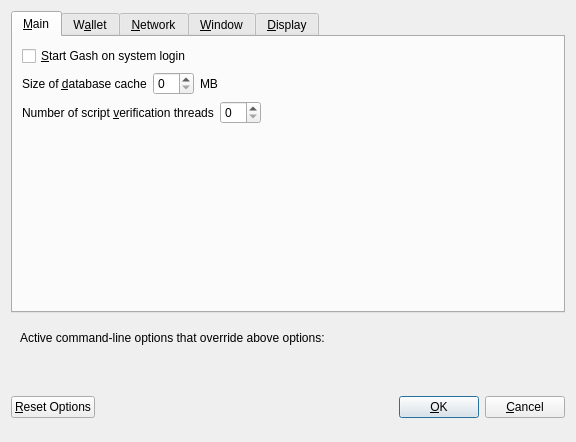
<?xml version="1.0" encoding="UTF-8"?>
<ui version="4.0">
 <class>OptionsDialog</class>
 <widget class="QDialog" name="OptionsDialog">
  <property name="geometry">
   <rect>
    <x>0</x>
    <y>0</y>
    <width>576</width>
    <height>442</height>
   </rect>
  </property>
  <property name="windowTitle">
   <string>Options</string>
  </property>
  <property name="modal">
   <bool>true</bool>
  </property>
  <layout class="QVBoxLayout" name="verticalLayout">
   <item>
    <widget class="QTabWidget" name="tabWidget">
     <property name="currentIndex">
      <number>0</number>
     </property>
     <widget class="QWidget" name="tabMain">
      <attribute name="title">
       <string>&amp;Main</string>
      </attribute>
      <layout class="QVBoxLayout" name="verticalLayout_Main">
       <item>
        <widget class="QCheckBox" name="bitcoinAtStartup">
         <property name="toolTip">
          <string>Automatically start Gash after logging in to the system.</string>
         </property>
         <property name="text">
          <string>&amp;Start Gash on system login</string>
         </property>
        </widget>
       </item>
       <item>
        <layout class="QHBoxLayout" name="horizontalLayout_2_Main">
         <item>
          <widget class="QLabel" name="databaseCacheLabel">
           <property name="text">
            <string>Size of &amp;database cache</string>
           </property>
           <property name="textFormat">
            <enum>Qt::PlainText</enum>
           </property>
           <property name="buddy">
            <cstring>databaseCache</cstring>
           </property>
          </widget>
         </item>
         <item>
          <widget class="QSpinBox" name="databaseCache"/>
         </item>
         <item>
          <widget class="QLabel" name="databaseCacheUnitLabel">
           <property name="text">
            <string>MB</string>
           </property>
           <property name="textFormat">
            <enum>Qt::PlainText</enum>
           </property>
          </widget>
         </item>
         <item>
          <spacer name="horizontalSpacer_2_Main">
           <property name="orientation">
            <enum>Qt::Horizontal</enum>
           </property>
           <property name="sizeHint" stdset="0">
            <size>
             <width>40</width>
             <height>20</height>
            </size>
           </property>
          </spacer>
         </item>
        </layout>
       </item>
       <item>
        <layout class="QHBoxLayout" name="horizontalLayout_3_Main">
         <item>
          <widget class="QLabel" name="threadsScriptVerifLabel">
           <property name="text">
            <string>Number of script &amp;verification threads</string>
           </property>
           <property name="textFormat">
            <enum>Qt::PlainText</enum>
           </property>
           <property name="buddy">
            <cstring>threadsScriptVerif</cstring>
           </property>
          </widget>
         </item>
         <item>
          <widget class="QSpinBox" name="threadsScriptVerif">
           <property name="toolTip">
            <string>(0 = auto, &lt;0 = leave that many cores free)</string>
           </property>
          </widget>
         </item>
         <item>
          <spacer name="horizontalSpacer_3_Main">
           <property name="orientation">
            <enum>Qt::Horizontal</enum>
           </property>
           <property name="sizeHint" stdset="0">
            <size>
             <width>40</width>
             <height>20</height>
            </size>
           </property>
          </spacer>
         </item>
        </layout>
       </item>
       <item>
        <spacer name="verticalSpacer_2">
         <property name="orientation">
          <enum>Qt::Vertical</enum>
         </property>
         <property name="sizeHint" stdset="0">
          <size>
           <width>20</width>
           <height>40</height>
          </size>
         </property>
        </spacer>
       </item>
       <!--<item>
        <widget class="QCheckBox" name="checkBoxZeromintEnable">
         <property name="toolTip">
          <string>Enable automatic minting of Gash units to xGASH</string>
         </property>
         <property name="layoutDirection">
          <enum>Qt::LeftToRight</enum>
         </property>
         <property name="text">
          <string>Enable xGASH Automint</string>
         </property>
        </widget>
       </item>-->
       <!--<item>
        <layout class="QHBoxLayout" name="horizontalLayout_3">
         <item>
          <widget class="QLabel" name="percentage_label">
           <property name="toolTip">
            <string>Percentage of incoming Gash which get automatically converted to xGASH via Zerocoin Protocol (min: 10%)</string>
           </property>
           <property name="text">
            <string>Percentage of autominted xGASH</string>
           </property>
          </widget>
         </item>-->
         <!--<item>
          <widget class="QSpinBox" name="zeromintPercentage">
           <property name="minimum">
            <number>1</number>
           </property>
           <property name="maximum">
            <number>100</number>
           </property>
          </widget>
         </item>
        </layout>
       </item>-->
       <item>
        <layout class="QHBoxLayout" name="horizontalLayout" stretch="0,0">
         <property name="sizeConstraint">
          <enum>QLayout::SetFixedSize</enum>
         </property>
         <!--<item>
          <widget class="QLabel" name="labelPreferredDenom">
           <property name="maximumSize">
            <size>
             <width>16777215</width>
             <height>16777215</height>
            </size>
           </property>
           <property name="toolTip">
            <string>Wait with automatic conversion to Zerocoin until enough Gash for this denomination is available</string>
           </property>
           <property name="text">
            <string>Preferred Automint xGASH Denomination</string>
           </property>
          </widget>
         </item>-->
         <!--<item>
          <widget class="QComboBox" name="preferredDenom">
           <property name="maximumSize">
            <size>
             <width>16777215</width>
             <height>27</height>
            </size>
           </property>
           <property name="toolTip">
            <string>Wait with automatic conversion to Zerocoin until enough Gash for this denomination is available</string>
           </property>
           <property name="maxVisibleItems">
            <number>9</number>
           </property>
           <property name="maxCount">
            <number>9</number>
           </property>
          </widget>
         </item>-->
        </layout>
       </item>
      </layout>
     </widget>
     <widget class="QWidget" name="tabWallet">
      <attribute name="title">
       <string>W&amp;allet</string>
      </attribute>
      <layout class="QVBoxLayout" name="verticalLayout_Wallet">
       <item>
        <layout class="QHBoxLayout" name="horizontalLayout_2_Wallet">
         <item>
          <widget class="QLabel" name="labelStakeSplitThresholdText">
           <property name="text">
            <string>Stake split threshold:</string>
           </property>
          </widget>
         </item>
         <item>
          <widget class="QSpinBox" name="spinBoxStakeSplitThreshold">
           <property name="minimum">
            <number>1</number>
           </property>
           <property name="maximum">
            <number>999999</number>
           </property>
          </widget>
         </item>
        </layout>
       </item>
       <item>
        <widget class="QGroupBox" name="groupBox">
         <property name="title">
          <string>Expert</string>
         </property>
         <layout class="QVBoxLayout" name="verticalLayout_2">
          <item>
           <widget class="QCheckBox" name="coinControlFeatures">
            <property name="toolTip">
             <string>Whether to show coin control features or not.</string>
            </property>
            <property name="text">
             <string>Enable coin &amp;control features</string>
            </property>
           </widget>
          </item>
          <item>
           <widget class="QCheckBox" name="showMasternodesTab">
            <property name="toolTip">
             <string>Show additional tab listing all your masternodes in first sub-tab&lt;br/&gt;and all masternodes on the network in second sub-tab.</string>
            </property>
            <property name="text">
             <string>Show Masternodes Tab</string>
            </property>
           </widget>
          </item>
          <item>
           <widget class="QCheckBox" name="spendZeroConfChange">
            <property name="toolTip">
             <string>If you disable the spending of unconfirmed change, the change from a transaction&lt;br/&gt;cannot be used until that transaction has at least one confirmation.&lt;br/&gt;This also affects how your balance is computed.</string>
            </property>
            <property name="text">
             <string>&amp;Spend unconfirmed change</string>
            </property>
           </widget>
          </item>
         </layout>
        </widget>
       </item>
       <item>
        <spacer name="verticalSpacer_Wallet">
         <property name="orientation">
          <enum>Qt::Vertical</enum>
         </property>
         <property name="sizeHint" stdset="0">
          <size>
           <width>20</width>
           <height>40</height>
          </size>
         </property>
        </spacer>
       </item>
      </layout>
     </widget>
     <widget class="QWidget" name="tabNetwork">
      <attribute name="title">
       <string>&amp;Network</string>
      </attribute>
      <layout class="QVBoxLayout" name="verticalLayout_Network">
       <item>
        <widget class="QCheckBox" name="mapPortUpnp">
         <property name="toolTip">
          <string>Automatically open the Gash client port on the router. This only works when your router supports UPnP and it is enabled.</string>
         </property>
         <property name="text">
          <string>Map port using &amp;UPnP</string>
         </property>
        </widget>
       </item>
       <item>
        <widget class="QCheckBox" name="allowIncoming">
         <property name="toolTip">
          <string>Accept connections from outside</string>
         </property>
         <property name="text">
          <string>Allow incoming connections</string>
         </property>
        </widget>
       </item>
       <item>
        <widget class="QCheckBox" name="connectSocks">
         <property name="toolTip">
          <string>Connect to the Gash network through a SOCKS5 proxy.</string>
         </property>
         <property name="text">
          <string>&amp;Connect through SOCKS5 proxy (default proxy):</string>
         </property>
        </widget>
       </item>
       <item>
        <layout class="QHBoxLayout" name="horizontalLayout_1_Network">
         <item>
          <widget class="QLabel" name="proxyIpLabel">
           <property name="text">
            <string>Proxy &amp;IP:</string>
           </property>
           <property name="textFormat">
            <enum>Qt::PlainText</enum>
           </property>
           <property name="buddy">
            <cstring>proxyIp</cstring>
           </property>
          </widget>
         </item>
         <item>
          <widget class="QValidatedLineEdit" name="proxyIp">
           <property name="minimumSize">
            <size>
             <width>140</width>
             <height>0</height>
            </size>
           </property>
           <property name="maximumSize">
            <size>
             <width>140</width>
             <height>16777215</height>
            </size>
           </property>
           <property name="toolTip">
            <string>IP address of the proxy (e.g. IPv4: 127.0.0.1 / IPv6: ::1)</string>
           </property>
          </widget>
         </item>
         <item>
          <widget class="QLabel" name="proxyPortLabel">
           <property name="text">
            <string>&amp;Port:</string>
           </property>
           <property name="textFormat">
            <enum>Qt::PlainText</enum>
           </property>
           <property name="buddy">
            <cstring>proxyPort</cstring>
           </property>
          </widget>
         </item>
         <item>
          <widget class="QLineEdit" name="proxyPort">
           <property name="minimumSize">
            <size>
             <width>55</width>
             <height>0</height>
            </size>
           </property>
           <property name="maximumSize">
            <size>
             <width>55</width>
             <height>16777215</height>
            </size>
           </property>
           <property name="toolTip">
            <string>Port of the proxy (e.g. 9050)</string>
           </property>
          </widget>
         </item>
         <item>
          <spacer name="horizontalSpacer_1_Network">
           <property name="orientation">
            <enum>Qt::Horizontal</enum>
           </property>
           <property name="sizeHint" stdset="0">
            <size>
             <width>40</width>
             <height>20</height>
            </size>
           </property>
          </spacer>
         </item>
        </layout>
       </item>
       <item>
        <spacer name="verticalSpacer_Network">
         <property name="orientation">
          <enum>Qt::Vertical</enum>
         </property>
         <property name="sizeHint" stdset="0">
          <size>
           <width>20</width>
           <height>40</height>
          </size>
         </property>
        </spacer>
       </item>
      </layout>
     </widget>
     <widget class="QWidget" name="tabWindow">
      <attribute name="title">
       <string>&amp;Window</string>
      </attribute>
      <layout class="QVBoxLayout" name="verticalLayout_Window">
       <item>
        <widget class="QCheckBox" name="minimizeToTray">
         <property name="toolTip">
          <string>Show only a tray icon after minimizing the window.</string>
         </property>
         <property name="text">
          <string>&amp;Minimize to the tray instead of the taskbar</string>
         </property>
        </widget>
       </item>
       <item>
        <widget class="QCheckBox" name="minimizeOnClose">
         <property name="toolTip">
          <string>Minimize instead of exit the application when the window is closed. When this option is enabled, the application will be closed only after selecting Quit in the menu.</string>
         </property>
         <property name="text">
          <string>M&amp;inimize on close</string>
         </property>
        </widget>
       </item>
       <item>
        <spacer name="verticalSpacer_Window">
         <property name="orientation">
          <enum>Qt::Vertical</enum>
         </property>
         <property name="sizeHint" stdset="0">
          <size>
           <width>20</width>
           <height>40</height>
          </size>
         </property>
        </spacer>
       </item>
      </layout>
     </widget>
     <widget class="QWidget" name="tabDisplay">
      <attribute name="title">
       <string>&amp;Display</string>
      </attribute>
      <layout class="QVBoxLayout" name="verticalLayout_Display">
       <item>
        <layout class="QHBoxLayout" name="horizontalLayout_1_Display">
         <item>
          <widget class="QLabel" name="langLabel">
           <property name="text">
            <string>User Interface &amp;language:</string>
           </property>
           <property name="textFormat">
            <enum>Qt::PlainText</enum>
           </property>
           <property name="buddy">
            <cstring>lang</cstring>
           </property>
          </widget>
         </item>
         <item>
          <widget class="QValueComboBox" name="lang">
           <property name="toolTip">
            <string>The user interface language can be set here. This setting will take effect after restarting GASH.</string>
           </property>
          </widget>
         </item>
        </layout>
       </item>
       <item>
        <widget class="QLabel" name="label_3">
         <property name="toolTip">
          <string notr="true"/>
         </property>
         <property name="statusTip">
          <string notr="true"/>
         </property>
         <property name="whatsThis">
          <string notr="true"/>
         </property>
         <property name="accessibleName">
          <string notr="true"/>
         </property>
         <property name="text">
          <string>Language missing or translation incomplete? Help contributing translations here:
https://www.transifex.com/cevap/cevap-translations</string>
         </property>
         <property name="wordWrap">
          <bool>true</bool>
         </property>
         <property name="openExternalLinks">
          <bool>true</bool>
         </property>
         <property name="textInteractionFlags">
          <set>Qt::TextBrowserInteraction</set>
         </property>
        </widget>
       </item>
       <item>
        <layout class="QHBoxLayout" name="horizontalLayout_4_Display" stretch="0,0">
         <item>
          <widget class="QLabel" name="themeLabel">
           <property name="text">
            <string>User Interface Theme:</string>
           </property>
          </widget>
         </item>
         <item>
          <widget class="QValueComboBox" name="theme"/>
         </item>
        </layout>
       </item>
       <item>
        <widget class="Line" name="line">
         <property name="orientation">
          <enum>Qt::Horizontal</enum>
         </property>
        </widget>
       </item>
       <item>
        <layout class="QHBoxLayout" name="horizontalLayout_2_Display">
         <item>
          <widget class="QLabel" name="unitLabel">
           <property name="text">
            <string>&amp;Unit to show amounts in:</string>
           </property>
           <property name="textFormat">
            <enum>Qt::PlainText</enum>
           </property>
           <property name="buddy">
            <cstring>unit</cstring>
           </property>
          </widget>
         </item>
         <item>
          <widget class="QValueComboBox" name="unit">
           <property name="toolTip">
            <string>Choose the default subdivision unit to show in the interface and when sending coins.</string>
           </property>
          </widget>
         </item>
        </layout>
       </item>
       <item>
        <layout class="QHBoxLayout" name="horizontalLayout_5_Display">
         <item>
          <widget class="QLabel" name="digitsLabel">
           <property name="text">
            <string>Decimal digits</string>
           </property>
          </widget>
         </item>
         <item>
          <widget class="QValueComboBox" name="digits"/>
         </item>
        </layout>
       </item>
       <item>
        <widget class="QCheckBox" name="checkBoxHideZeroBalances">
         <property name="toolTip">
          <string>Hide empty balances</string>
         </property>
         <property name="layoutDirection">
          <enum>Qt::LeftToRight</enum>
         </property>
         <property name="text">
          <string>Hide empty balances</string>
         </property>
        </widget>
       </item>
       <item>
        <layout class="QHBoxLayout" name="horizontalLayout_3_Display">
         <item>
          <widget class="QLabel" name="thirdPartyTxUrlsLabel">
           <property name="toolTip">
            <string>Third party URLs (e.g. a block explorer) that appear in the transactions tab as context menu items. %s in the URL is replaced by transaction hash. Multiple URLs are separated by vertical bar |.</string>
           </property>
           <property name="text">
            <string>Third party transaction URLs</string>
           </property>
           <property name="buddy">
            <cstring>thirdPartyTxUrls</cstring>
           </property>
          </widget>
         </item>
         <item>
          <widget class="QLineEdit" name="thirdPartyTxUrls">
           <property name="toolTip">
            <string>Third party URLs (e.g. a block explorer) that appear in the transactions tab as context menu items. %s in the URL is replaced by transaction hash. Multiple URLs are separated by vertical bar |.</string>
           </property>
          </widget>
         </item>
        </layout>
       </item>
       <item>
        <spacer name="verticalSpacer">
         <property name="orientation">
          <enum>Qt::Vertical</enum>
         </property>
         <property name="sizeHint" stdset="0">
          <size>
           <width>20</width>
           <height>40</height>
          </size>
         </property>
        </spacer>
       </item>
      </layout>
     </widget>
    </widget>
   </item>
   <item>
    <widget class="QFrame" name="frame">
     <layout class="QVBoxLayout" name="verticalLayout_Bottom">
      <item>
       <layout class="QHBoxLayout" name="horizontalLayout_Bottom">
        <item>
         <widget class="QLabel" name="overriddenByCommandLineInfoLabel">
          <property name="text">
           <string>Active command-line options that override above options:</string>
          </property>
          <property name="textFormat">
           <enum>Qt::PlainText</enum>
          </property>
         </widget>
        </item>
        <item>
         <spacer name="horizontalSpacer_Bottom">
          <property name="orientation">
           <enum>Qt::Horizontal</enum>
          </property>
          <property name="sizeHint" stdset="0">
           <size>
            <width>40</width>
            <height>20</height>
           </size>
          </property>
         </spacer>
        </item>
       </layout>
      </item>
      <item>
       <widget class="QLabel" name="overriddenByCommandLineLabel">
        <property name="text">
         <string/>
        </property>
        <property name="textFormat">
         <enum>Qt::PlainText</enum>
        </property>
        <property name="wordWrap">
         <bool>true</bool>
        </property>
       </widget>
      </item>
     </layout>
    </widget>
   </item>
   <item>
    <layout class="QHBoxLayout" name="horizontalLayout_Buttons">
     <item>
      <widget class="QPushButton" name="resetButton">
       <property name="toolTip">
        <string>Reset all client options to default.</string>
       </property>
       <property name="text">
        <string>&amp;Reset Options</string>
       </property>
       <property name="autoDefault">
        <bool>false</bool>
       </property>
      </widget>
     </item>
     <item>
      <spacer name="horizontalSpacer_1">
       <property name="orientation">
        <enum>Qt::Horizontal</enum>
       </property>
       <property name="sizeHint" stdset="0">
        <size>
         <width>40</width>
         <height>48</height>
        </size>
       </property>
      </spacer>
     </item>
     <item>
      <widget class="QLabel" name="statusLabel">
       <property name="minimumSize">
        <size>
         <width>200</width>
         <height>0</height>
        </size>
       </property>
       <property name="font">
        <font>
         <weight>75</weight>
         <bold>true</bold>
        </font>
       </property>
       <property name="text">
        <string/>
       </property>
       <property name="textFormat">
        <enum>Qt::PlainText</enum>
       </property>
       <property name="wordWrap">
        <bool>true</bool>
       </property>
      </widget>
     </item>
     <item>
      <spacer name="horizontalSpacer_2">
       <property name="orientation">
        <enum>Qt::Horizontal</enum>
       </property>
       <property name="sizeHint" stdset="0">
        <size>
         <width>40</width>
         <height>48</height>
        </size>
       </property>
      </spacer>
     </item>
     <item>
      <widget class="QPushButton" name="okButton">
       <property name="text">
        <string>&amp;OK</string>
       </property>
       <property name="autoDefault">
        <bool>false</bool>
       </property>
       <property name="default">
        <bool>true</bool>
       </property>
      </widget>
     </item>
     <item>
      <widget class="QPushButton" name="cancelButton">
       <property name="text">
        <string>&amp;Cancel</string>
       </property>
       <property name="autoDefault">
        <bool>false</bool>
       </property>
      </widget>
     </item>
    </layout>
   </item>
  </layout>
 </widget>
 <customwidgets>
  <customwidget>
   <class>QValidatedLineEdit</class>
   <extends>QLineEdit</extends>
   <header>qvalidatedlineedit.h</header>
  </customwidget>
  <customwidget>
   <class>QValueComboBox</class>
   <extends>QComboBox</extends>
   <header>qvaluecombobox.h</header>
  </customwidget>
 </customwidgets>
 <resources/>
 <connections/>
</ui>
